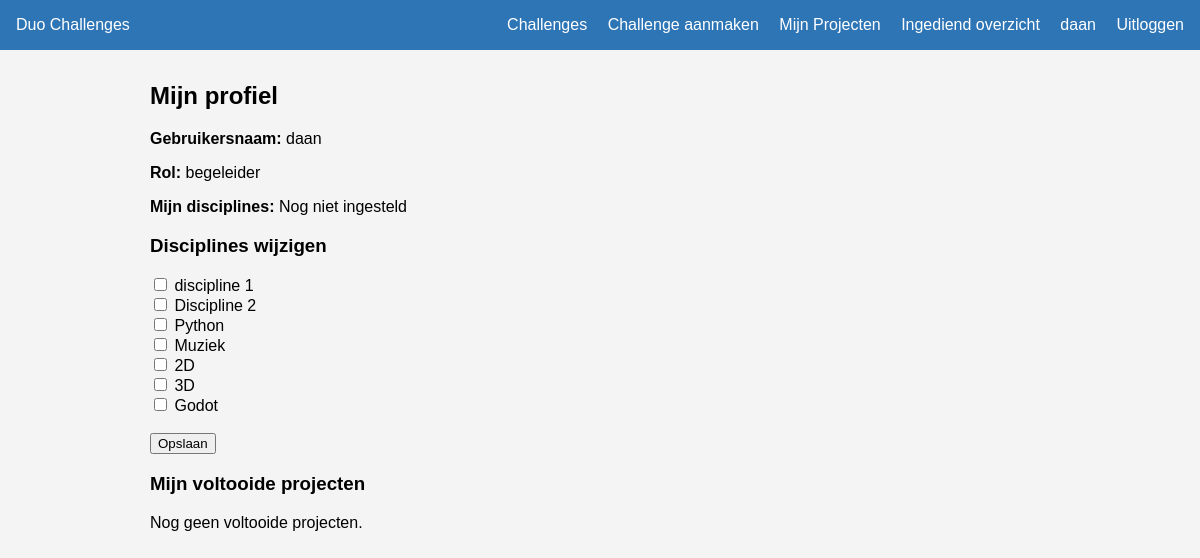
The page /profiel/ (signed in) on the database its author committed.
### challenges/models.py (models this page shows, shortened)
class Profiel(models.Model):
    ROL_KEUZES = [
        ('deelnemer', 'Deelnemer'),
        ('begeleider', 'Begeleider'),
    ]
    user = models.OneToOneField(User, on_delete=models.CASCADE)
    rol = models.CharField(max_length=20, choices=ROL_KEUZES, default='deelnemer')
    disciplines = models.ManyToManyField(
    Discipline,
    blank=True
)

class Discipline(models.Model):
    naam = models.CharField(max_length=100)

### challenges/views.py (the view)
# urls.py: path('profiel/', views.profiel, name='profiel'),
@login_required(login_url='login')
def profiel(request):
    profiel, aangemaakt = Profiel.objects.get_or_create(user=request.user)
    disciplines = Discipline.objects.all()
    if request.method == 'POST':
        gekozen_ids = request.POST.getlist('disciplines')
        profiel.disciplines.set(gekozen_ids)
        profiel.save()
        return redirect('profiel')
    return render(request, 'profiel.html', {
        'profiel': profiel,
        'disciplines': disciplines
    })

### challenges/templates/profiel.html (shortened to what this page needs)
{% extends 'base.html' %}
{% block content %}
    <h2>Mijn profiel</h2>
    <p><strong>Gebruikersnaam:</strong> {{ user.username }}</p>
    <p><strong>Rol:</strong> {{ profiel.rol }}</p>
    <p><strong>Mijn disciplines:</strong>
        {% for d in profiel.disciplines.all %}
            <span style="background: #2E75B6; color: white; padding: 2px 8px; border-radius: 4px; margin-right: 4px;">{{ d.naam }}</span>
        {% empty %}
            Nog niet ingesteld
        {% endfor %}
    </p>
    <h3>Disciplines wijzigen</h3>
    <form method="post">
        {% for discipline in disciplines %}
            <label>
                <input type="checkbox" name="disciplines" value="{{ discipline.id }}"
                    {% if discipline in profiel.disciplines.all %}checked{% endif %}>
                {{ discipline.naam }}
            </label><br>
        {% endfor %}
        <br>
        <button type="submit">Opslaan</button>
    </form>
    <h3>Mijn voltooide projecten</h3>
    {% for deelname in profiel.user.challengedeelname_set.all %}
        {% if deelname.status == 'goedgekeurd' %}
            <div style="background: white; padding: 0.8rem; margin-bottom: 0.8rem; border-radius: 8px; border-left: 4px solid green;">
                <strong>{{ deelname.challenge.titel }}</strong>
                <p>{{ deelname.feedback }}</p>
            </div>
        {% endif %}
    {% empty %}
        <p>Nog geen voltooide projecten.</p>
    {% endfor %}
{% endblock %}

### challenges/templates/base.html (shortened to what this page needs)
<!DOCTYPE html>
<html lang="nl">
<head>
</head>
<body>
    <nav>
    <span>Duo Challenges</span>
    {% if user.is_authenticated %}
        <div>
            <a href="{% url 'challenges_lijst' %}">Challenges</a>
            {% if request.user.profiel.rol == 'begeleider' %}
        <a href="{% url 'challenge_aanmaken' %}">Challenge aanmaken</a>
            {% endif %}
                   <a href="{% url 'mijn_projecten' %}">Mijn Projecten</a>
            {% if request.user.profiel.rol == 'begeleider' %}
                <a href="{% url 'overzicht_ingediend' %}">Ingediend overzicht</a>
            {% endif %}
            <a href="{% url 'profiel' %}">{{ user.username }}</a>
            <a href="{% url 'logout' %}">Uitloggen</a>
        </div>
    {% endif %}
</nav>
    <div class="container">
        {% block content %}{% endblock %}
    </div>
</body>
</html>

### challenges/templates/base.html (style rules this page uses)
body { font-family: Arial, sans-serif; margin: 0; background: #f4f4f4; }
nav { background: #2E75B6; padding: 1rem; color: white; display: flex; justify-content: space-between; }
nav a { color: white; text-decoration: none; margin-left: 1rem; }
.container { max-width: 900px; margin: 2rem auto; padding: 0 1rem; }

### rows shown on the page
Profiel: rol "begeleider"
Discipline: naam "discipline 1"
Discipline: naam "Discipline 2"
Discipline: naam "Python"
Discipline: naam "Muziek"
Discipline: naam "2D"
Discipline: naam "3D"
Discipline: naam "Godot"

### other values the page prints
{{ user.username }} "daan"
